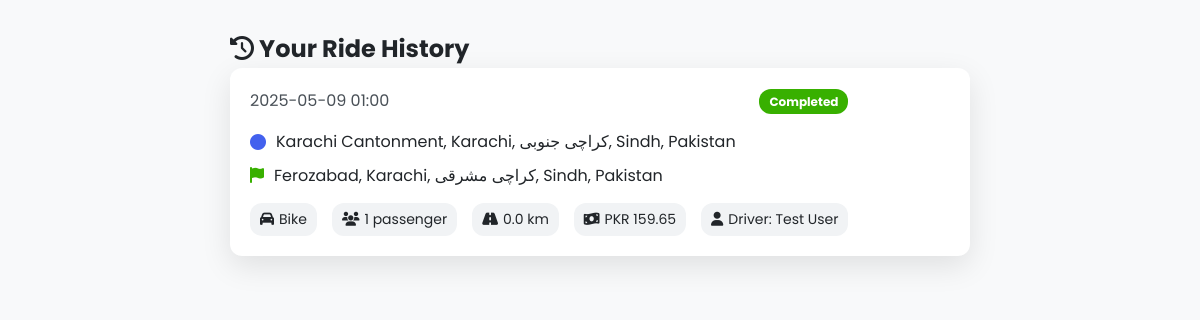
The app's page /ride-history (signed in) with its own data.
### tables this page shows
CREATE TABLE rides
                 (id INTEGER PRIMARY KEY AUTOINCREMENT,
                 user_id INTEGER NOT NULL,
                 driver_id INTEGER,
                 vehicle_type TEXT NOT NULL,
                 passengers INTEGER NOT NULL,
                 pickup TEXT NOT NULL,
                 dropoff TEXT NOT NULL,
                 distance REAL NOT NULL,
                 fare REAL NOT NULL,
                 status TEXT NOT NULL CHECK(status IN ('pending', 'assigned', 'in_progress', 'completed', 'cancelled')),
                 created_at TIMESTAMP DEFAULT CURRENT_TIMESTAMP,
                 assigned_at TIMESTAMP,
                 started_at TIMESTAMP,
                 completed_at TIMESTAMP,
                 FOREIGN KEY(user_id) REFERENCES users(id),
                 FOREIGN KEY(driver_id) REFERENCES users(id));

CREATE TABLE users
                 (id INTEGER PRIMARY KEY AUTOINCREMENT,
                 email TEXT UNIQUE NOT NULL,
                 password TEXT NOT NULL,
                 name TEXT NOT NULL,
                 role TEXT NOT NULL CHECK(role IN ('user', 'driver', 'admin')),
                 available BOOLEAN DEFAULT 1,
                 created_at TIMESTAMP DEFAULT CURRENT_TIMESTAMP);

### app.py (the view)
@app.route('/ride-history')
def ride_history():
    if 'user_id' not in session:
        return redirect(url_for('login'))
    conn = sqlite3.connect('ride_hailing.db')
    c = conn.cursor()
    c.execute("""
        SELECT
            r.id,
            r.user_id,
            r.driver_id,
            r.vehicle_type,
            r.passengers,
            r.pickup,
            r.dropoff,
            r.distance,
            r.fare,
            r.status,  -- This is index 9 (0-based)
            strftime('%Y-%m-%d %H:%M', r.created_at) as created_at,
            strftime('%Y-%m-%d %H:%M', r.assigned_at) as assigned_at,
            strftime('%Y-%m-%d %H:%M', r.started_at) as started_at,
            strftime('%Y-%m-%d %H:%M', r.completed_at) as completed_at,
            u.name as driver_name
        FROM rides r
        LEFT JOIN users u ON r.driver_id = u.id
        WHERE r.user_id = ?
        ORDER BY r.created_at DESC
    """, (session['user_id'],))
    rides = c.fetchall()
    conn.close()
    return render_template('rides/history.html', rides=rides)

### app.py (called while the page is built)
@app.before_request
def require_login():
    allowed_routes = ['index', 'login', 'register', 'static']
    if request.endpoint not in allowed_routes and 'user_id' not in session:
        return redirect(url_for('login'))

### templates/rides/history.html (shortened to what this page needs)
{% extends "base.html" %}
{% block content %}
<div class="history-container">
    <div class="history-header">
        <h2><i class="fas fa-history"></i> Your Ride History</h2>
    </div>
    {% if rides %}
    <div class="rides-list">
        {% for ride in rides %}
        <div class="ride-card">
            <div class="ride-info">
                <div class="ride-meta">
                    <span class="ride-date">{{ ride[10] or 'Date not available' }}</span>
                    <span class="ride-status {{ ride[9].lower() }}">{{ ride[9]|replace('_', ' ')|title }}</span>
                </div>
                <div class="ride-route">
                    <div class="location">
                        <i class="fas fa-circle pickup-icon"></i>
                        <span>{{ ride[5] }}</span>
                    </div>
                    <div class="location">
                        <i class="fas fa-flag dropoff-icon"></i>
                        <span>{{ ride[6] }}</span>
                    </div>
                </div>
                <div class="ride-details">
                    <div class="detail">
                        <i class="fas fa-car"></i>
                        <span>{{ ride[3]|capitalize }}</span>
                    </div>
                    <div class="detail">
                        <i class="fas fa-users"></i>
                        <span>{{ ride[4] }} passenger{% if ride[4] > 1 %}s{% endif %}</span>
                    </div>
                    <div class="detail">
                        <i class="fas fa-road"></i>
                        <span>{{ "%.1f"|format(ride[7]) }} km</span>
                    </div>
                    <div class="detail">
                        <i class="fas fa-money-bill-wave"></i>
                        <span>PKR {{ "%.2f"|format(ride[8]) }}</span>
                    </div>
                    {% if ride[14] %}
                    <div class="detail">
                        <i class="fas fa-user"></i>
                        <span>Driver: {{ ride[14] }}</span>
                    </div>
                    {% endif %}
                </div>
            </div>
        </div>
        {% endfor %}
    </div>
    {% else %}
    <div class="no-rides">
        <i class="fas fa-car fa-3x"></i>
        <p>No rides yet. Book your first ride!</p>
    </div>
    {% endif %}
</div>
{% endblock %}

### static/css/app.css (style rules this page uses)
:root { --primary: #4361ee; --primary-light: #4895ef; --primary-dark: #3a0ca3; --secondary: #f72585; --accent: #4cc9f0; --success: #38b000; --warning: #ffaa00; --error: #ef233c; --background: #f8f9fa; --surface: #ffffff; --surface-alt: #f1f3f5; --text: #212529; --text-secondary: #495057; --border: #e9ecef; --border-radius: 12px; --box-shadow: 0 10px 30px rgba(0, 0, 0, 0.1); --transition: all 0.3s cubic-bezier(0.25, 0.8, 0.25, 1); --icon-filter: none; }
* { margin: 0; padding: 0; box-sizing: border-box; }
html, body { height: 100%; }
body { font-family: 'Poppins', sans-serif; background-color: var(--background); color: var(--text); transition: var(--transition); line-height: 1.6; }
.dropoff-icon { color: var(--success); }
.ride-card { display: flex; justify-content: space-between; align-items: center; padding: 15px; margin-bottom: 15px; background: var(--surface); border-radius: var(--border-radius); box-shadow: var(--box-shadow); }
.ride-meta { display: flex; gap: 15px; }
.ride-date { color: var(--text-secondary); }

### templates/rides/history.html (style rules this page uses)
.history-container { padding: 30px; max-width: 800px; margin: 0 auto; }
.ride-card { background: var(--surface); border-radius: var(--border-radius); box-shadow: var(--box-shadow); padding: 20px; margin-bottom: 20px; transition: var(--transition); }
.ride-meta { display: flex; justify-content: space-between; margin-bottom: 15px; align-items: center; }
.ride-status { padding: 3px 10px; border-radius: 12px; font-size: 12px; font-weight: bold; text-transform: capitalize; }
.ride-status.completed { background: var(--success); color: white; }
.ride-route { margin-bottom: 15px; }
.location { display: flex; align-items: center; margin-bottom: 8px; }
.location i { margin-right: 10px; }
.pickup-icon { color: var(--primary); }
.dropoff-icon { color: var(--success); }
.ride-details { display: flex; gap: 15px; flex-wrap: wrap; }
.detail { display: flex; align-items: center; gap: 5px; font-size: 14px; background: var(--surface-alt); padding: 5px 10px; border-radius: var(--border-radius); }

### records on screen
rides: created_at "2025-05-09 01:00", status "Completed", pickup "Karachi Cantonment, Karachi, کراچی جنوبی, Sindh, Pakistan", dropoff "Ferozabad, Karachi, کراچی مشرقی, Sindh, Pakistan", vehicle_type "Bike", passengers "1", distance "0.0", fare "159.65", name "Test User"
